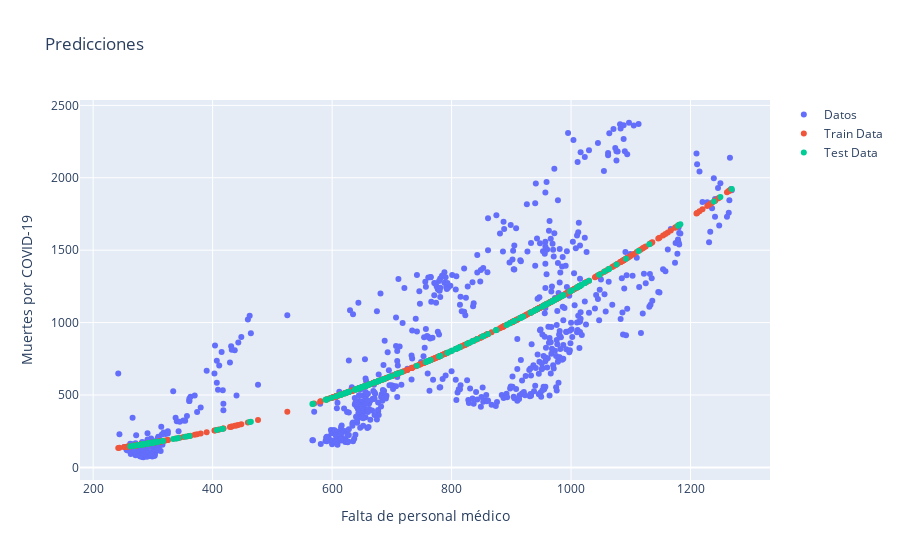

Source (notebook cell):
### Code cell
X = table_r['critical_staffing_shortage_today_yes'].values
X = (X)**2
X = X.reshape(-1,1)
y = table_r['deaths_covid'].values
X_tr, X_te, y_tr, y_te = train_test_split(X, y, test_size=0.25, random_state=0)
lr = LinearRegression(fit_intercept=True)
lr.fit(X_tr, y_tr)
y_pr_tr = lr.predict(X_tr)
y_pr_te = lr.predict(X_te)
print('**Error en predicciones (MSE):** {}'.format(mean_squared_error(y_te,y_pr_te)))
fig = go.Figure()
X_tr = X_tr.reshape(-1)
X_tr = X_tr**0.5
X_te = X_te.reshape(-1)
X_te = X_te**0.5
fig.add_trace(go.Scatter(y = table_r['deaths_covid'], x = table_r['critical_staffing_shortage_today_yes'], mode = 'markers', name='Datos'))
fig.add_trace(go.Scatter(x = X_tr, y = y_pr_tr, mode='markers', name='Train Data'))
fig.add_trace(go.Scatter(x = X_te, y = y_pr_te, mode='markers', name='Test Data'))
fig.update_layout(
    title='Predicciones',
    xaxis_title = 'Falta de personal médico',
    yaxis_title = 'Muertes por COVID-19')

### Figure 1 — Plotly figure (JSON) as saved in the notebook; plotly's stock layout.template omitted (floating-point values rounded to 4 significant figures; data arrays with more than 128 entries replaced by an {"elided": "..."} marker saying what was removed)
{"data": [{"mode": "markers", "name": "Datos", "type": "scatter", "x": {"elided": "755 int values"}, "y": {"elided": "755 int values"}}, {"mode": "markers", "name": "Train Data", "type": "scatter", "x": {"elided": "566 int values"}, "y": {"elided": "566 float values"}}, {"mode": "markers", "name": "Test Data", "type": "scatter", "x": {"elided": "189 int values"}, "y": {"elided": "189 float values"}}], "layout": {"title": {"text": "Predicciones"}, "xaxis": {"title": {"text": "Falta de personal médico"}}, "yaxis": {"title": {"text": "Muertes por COVID-19"}}}}
